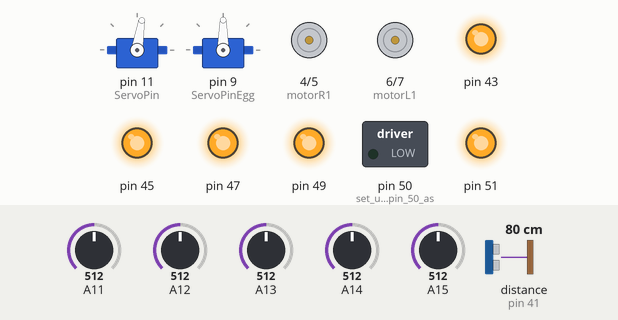
Recording of a sketch running on a simulated Arduino Mega 2560, built with avr-gcc and run on an emulated ATmega2560. Parts: 2 × servo, motor-driver pin pairs drawn as motors (green arrow = first pin HIGH = forward, orange = second pin HIGH = backward, longer = more drive), switched loads named in the sketch (green lamp = pin HIGH), output pins drawn as LEDs (lit = HIGH). The test bench sets the inputs (shaded band); at power-on: A11 = 512, A12 = 512, A13 = 512, A14 = 512, A15 = 512, distance to the obstacle (sensor on pin 41) 80 cm. The echo pulse lasts 58.3 µs per cm; pins used as bus, display or sensor lines are not drawn.

Above: at 1.2 s.
1.3 s: A11 set to 124
2.8 s: A11 set to 106
At 3.6 s:
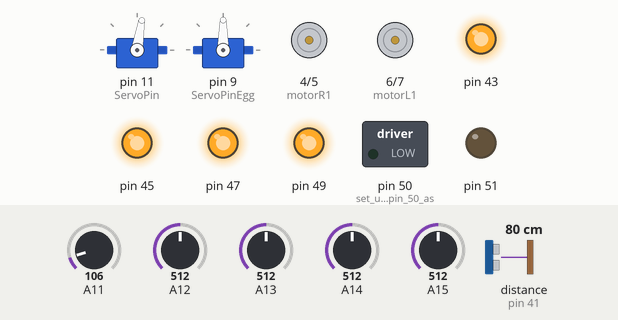
4.3 s: A12 set to 124
5.8 s: A12 set to 100
At 7.0 s:
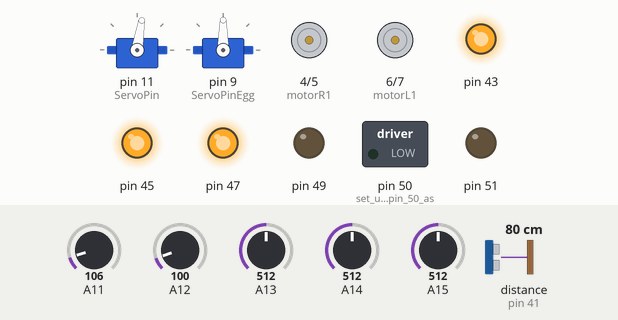
7.3 s: A13 set to 120
8.8 s: A13 set to 108
At 9.6 s:
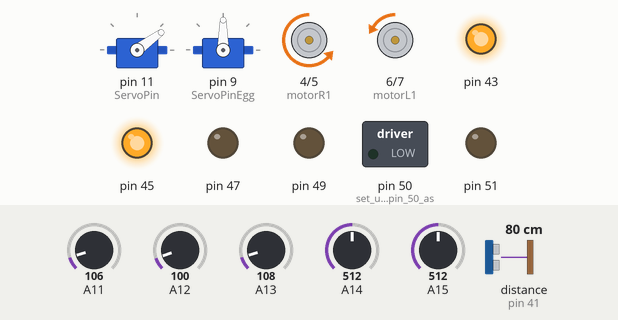
Timing chart, 0 to 11.3 s (numbered marks = the images above; inputs shaded):
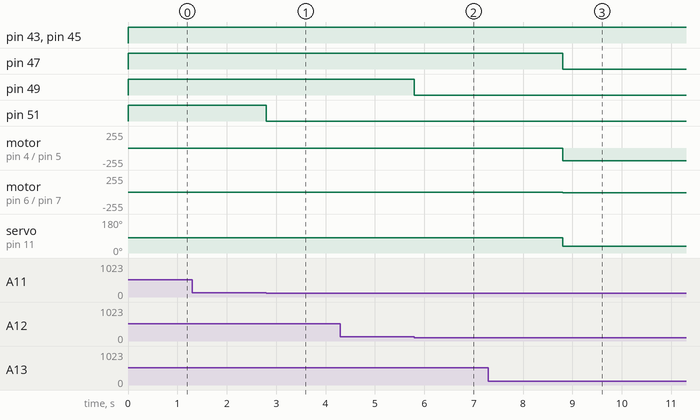

Measured:
- the behaviour switches between 114 and 113 on A11 (found by bisection; images 0 and 1)
- the behaviour switches between 114 and 113 on A12 (found by bisection; images 1 and 2)
- the behaviour switches between 114 and 113 on A13 (found by bisection; images 2 and 3)
- after the input at 1.3 s, every drawn part: stays the same
- after the input at 2.8 s, pin 51: HIGH → LOW at once
- after the input at 4.3 s, every drawn part: stays the same
- after the input at 5.8 s, pin 49: HIGH → LOW at once
- after the input at 7.3 s, every drawn part: stays the same
- after the input at 8.8 s, pin 47: HIGH → LOW at once; motor on pin 4 (motorR1) / pin 5 (motorR2): stopped → backward 190/255 at once; motor on pin 6 (motorL1) / pin 7 (motorL2): stopped → backward 10/255 at once; servo on pin 11 (ServoPin): 81° → 36° at once

The sketch:

FInalRobot.ino
```cpp
/*
 * Andrew Laurin, Nickolas Ogilvie, Zechariah Rosal
 * EE151-05
 * Project Final Code
 */

int motorR1 = 4;  //MotorR1 is assigned to pin 4
int motorR2 = 5;  //MotorR1 is assigned to pin 5
int motorL1 = 6;  //MotorR1 is assigned to pin 6
int motorL2 = 7;  //MotorR1 is assigned to pin 7

const int SteeringGain = 60;
const int DesiredSpeed = 100;

#include <Servo.h> //servo library
Servo myservo; // create servo object to control servo
const int ServoPin = 11; //Servo connection
Servo ServoEgg; //create servo object to control egg dropper
int ServoPinEgg = 9; //set servo pin for egg dropper to pin 9
int pos; //create variable for rotational position for egg dropper servo

int SensorPointingAngle;
int PointStraightAheadAngle = 81;
int PointingGain = 30;

const int Threshold = 113;


// Pins used for digital input of obstacle sensors
const int RangeTriggerPin = 40; // Rangefinder Trigger input pin
const int RangeEchoPin = 41; // Rangefinder Echo Sensor output pin
const unsigned long RangeTimeout = 4000; //usec = 4 millisec. timeout value.

unsigned long EchoDelay = 0;
float Distance = 0.0;

float WithinInches;

void setup() {

  pinMode(motorR1, OUTPUT);  //Set motor pins to output
  pinMode(motorR2, OUTPUT);
  pinMode(motorL1, OUTPUT);
  pinMode(motorL2, OUTPUT);

  pinMode(43, OUTPUT);
  pinMode(45, OUTPUT);
  pinMode(47, OUTPUT);
  pinMode(49, OUTPUT);
  pinMode(51, OUTPUT);


  pinMode(RangeTriggerPin, OUTPUT);
  pinMode(RangeEchoPin, INPUT);

  digitalWrite(motorR1, LOW); //disable motor driver
  digitalWrite(motorR2, LOW);
  digitalWrite(motorL1, LOW);
  digitalWrite(motorL2, LOW);

  pinMode(50, OUTPUT); //set up digital pin 50 as output

  Serial.begin(9600);
  myservo.attach(ServoPin); // attach servo on pin 11 to servo object
  myservo.write(PointStraightAheadAngle);

  ServoEgg.attach(ServoPinEgg); //attach servo for egg dropper
  ServoEgg.write(90); //starts egg dropper servo to 0 degrees
//  for(int i = 0; i < 32; i++){
//   float PathError = SensePathPositionError(i);
//   if(PathError > -3 && PathError < 3){
//    SensorPointingAngle = UpdatePointingAngle(PathError);
//    Serial.print("Sensor State Code: ");
//    Serial.print(i, BIN);
//    Serial.print(" ");
//    AdjustMotorSpeeds(PathError);
//    Serial.print("SensePathPositionError: ");
//    Serial.print(SensePathPositionError);
//    Serial.print("  ");
//    Serial.print("LeftMotorSpeed: ");
//    Serial.print(LeftMotorSpeed);
//    Serial.print("  ");
//    Serial.print("RightMotorSpeed: ");
//    Serial.print(RightMotorSpeed);
//    Serial.print("  ");
//    Serial.print("SensorPointingAngle = ");
//    Serial.print(SensorPointingAngle);
//    Serial.println(" ");
//   }
//    else {
//      Serial.print("Sensor State Code: ");
//      Serial.println(i, BIN);
//    }
//     delay(1000);
//  }
}

void loop(){
  byte PathSensorStates = GetPathSensorStates();
  float PathError = SensePathPositionError(PathSensorStates);
  if(PathError > -3 && PathError < 3){
    AdjustMotorSpeeds(PathError);
    SensorPointingAngle = UpdatePointingAngle(PathError);
    if (ObstacleDetected(WithinInches) == true) {
    Stop();
    Siren();
    }
    else {}
  }
  else {}

}

int ReadLineSensor(int SensorAnalogInPin, int SensorDigitalOutPin){
  int AnalogValue = analogRead(SensorAnalogInPin);
//  Serial.print(AnalogValue);
//  Serial.print("  ");
  if (AnalogValue > Threshold){
    digitalWrite(SensorDigitalOutPin, HIGH);
    return 1;
  }
  else{
    digitalWrite(SensorDigitalOutPin, LOW);
    return 0;
  }
}

byte GetPathSensorStates(){
  int FarLeftSensorDigitalValue = ReadLineSensor(A15, 43);
  int LeftSensorDigitalValue = ReadLineSensor(A14, 45);
  int MiddleSensorDigitalValue = ReadLineSensor(A13, 47);
  int RightSensorDigitalValue = ReadLineSensor(A12, 49);
  int FarRightSensorDigitalValue = ReadLineSensor(A11, 51);
  byte SensorCode = 0;
  bitWrite(SensorCode, 4, FarLeftSensorDigitalValue);
  bitWrite(SensorCode, 3, LeftSensorDigitalValue);
  bitWrite(SensorCode, 2, MiddleSensorDigitalValue);
  bitWrite(SensorCode, 1, RightSensorDigitalValue);
  bitWrite(SensorCode, 0, FarRightSensorDigitalValue);
//  Serial.println(SensorCode, BIN);
  return SensorCode;
}

int UpdatePointingAngle(float PathError) {
  SensorPointingAngle = PointStraightAheadAngle + PointingGain * PathError;
  myservo.attach(ServoPin); // attach servo on pin 11 to servo object
  myservo.write(SensorPointingAngle);
  return SensorPointingAngle;
}

float SensePathPositionError(byte PathSensorStates) {
  float value;
  switch(PathSensorStates) {
    case 0b00001:
      value = 2;
      return value;
      break;
    case 0b00011:
      value = 1.5;
      return value;
      break;
    case 0b00010:
      value = 1;
      return value;
      break;
    case 0b00110:
      value = 0.5;
      return value;
      break;
    case 0b00100:
      value = 0;
      return value;
      break;
    case 0b01100:
      value = -0.5;
      return value;
      break;
    case 0b01000:
      value = -1;
      return value;
      break;
    case 0b11000:
      value = -1.5;
      return value;
      break;
    case 0b10000:
      value = -2;
      return value;
      break;
    case 0b00000:
    case 0b00101:
    case 0b00111:
    case 0b01001:
    case 0b01010:
    case 0b01011:
    case 0b01101:
    case 0b01110:
    case 0b01111:
    case 0b10001:
    case 0b10010:
    case 0b10011:
    case 0b10100:
    case 0b10101:
    case 0b10110:
    case 0b10111:
    case 0b11001:
    case 0b11010:
    case 0b11011:
    case 0b11100:
    case 0b11101:
    case 0b11110:
    case 0b11111:
      value = 999.99; //impossible value
      return value;
      break;
  }
}

void AdjustMotorSpeeds(float SensePathPositionError){
  int SpeedAdjustmentPercent = SteeringGain*SensePathPositionError;
  int RightMotorSpeed = (100-SpeedAdjustmentPercent)*DesiredSpeed/100;
  RightMotorSpeed = constrain (RightMotorSpeed, 0, 255);
  int LeftMotorSpeed = (100+SpeedAdjustmentPercent)*DesiredSpeed/100;
  LeftMotorSpeed = constrain (LeftMotorSpeed, 0, 255);
  Move(LeftMotorSpeed, RightMotorSpeed);
}

void Move(int LeftMotorSpeed, int RightMotorSpeed){
  digitalWrite(motorR1, LOW);
  analogWrite(motorR2, RightMotorSpeed);
  digitalWrite(motorL1, LOW);
  analogWrite(motorL2, LeftMotorSpeed);
}

void Stop() {
  digitalWrite(motorR1, LOW); //disable motor driver
  digitalWrite(motorR2, LOW);
  digitalWrite(motorL1, LOW);
  digitalWrite(motorL2, LOW);
}

bool ObstacleDetected(float WithinInches) {
  if(ObstacleDistance(WithinInches) < 2 &&
     ObstacleDistance(WithinInches) > 0) {
    return true;
  }
  else {
    return false;
  }
}

float ObstacleDistance(float WithinInches) {
  digitalWrite(RangeTriggerPin, LOW);
  delayMicroseconds(2);
  digitalWrite(RangeTriggerPin, HIGH);
  delayMicroseconds(10);
  digitalWrite(RangeTriggerPin, LOW);

  EchoDelay = pulseIn(RangeEchoPin, HIGH, RangeTimeout);
  Distance = (EchoDelay / 74.0) / 2.0;

  if (EchoDelay < 300) {
    Distance = 0;
  }

//  if (Distance < 20 && Distance > 0) {  //if distance is between 0 and 20
//    tone(50,frequency(Distance), 500);  //output tone as function of distance
//    if (Distance < 6) {
//      digitalWrite(LED, HIGH);
//    }
//    else {
//      digitalWrite(LED, LOW);
//    }
//  }

  delay(10);
  return Distance;
}

void Siren() {
  tone(50, 1319, 167);
  delay(167);         //wait until above note finishes playing
  tone(50, 1047, 167);
  delay(167);
  tone(50, 1319, 167);
  delay(167);
  tone(50, 1047, 500);
  delay(500);
}

void Dropper() {
  for (pos = 0; pos <= 90; pos += 1) {  //for loop to increment degrees by 1
    ServoEgg.write(pos);
    delay(100); //increment one degree every .1 seconds
  }
  delay(1000);
}
```
